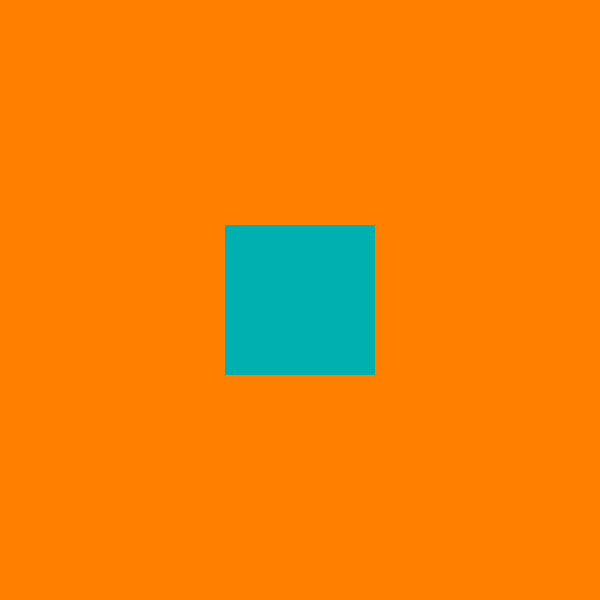
Frame 1 (no input)
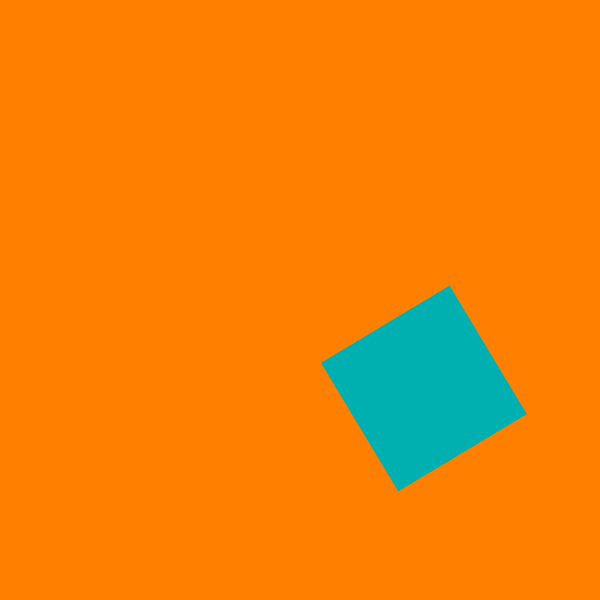
Frame 60 (the mouse pressed at the canvas centre just before this capture)
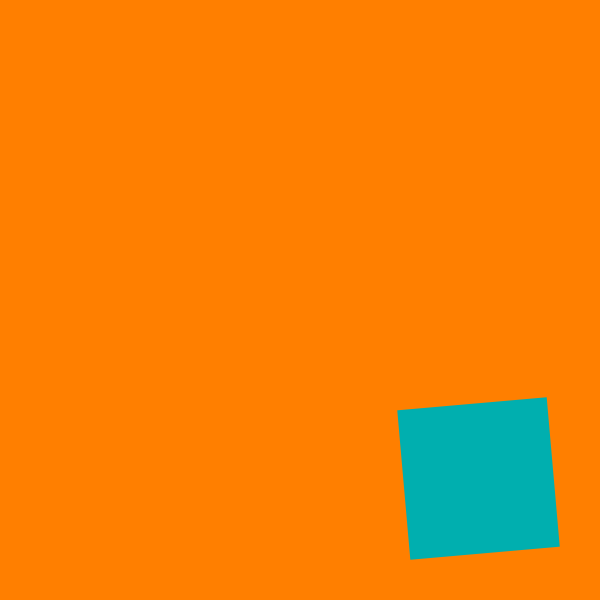
Frame 120 (the mouse held since frame 60 and released just before this capture)

The Processing sketch that drew these frames (run headless with seeded random() and noise(); from frame 60 on, the mouse is pressed at the canvas centre):

// Processing sketch: square
// ── square.pde
float x, y, w;
float spdX, spdY, theta, rotSpd;
float cornerRadiusOffset, dynamicRadius, collisionTheta;



void setup(){
  background(0);
  noFill();
  size(600, 600);
  fill(0, 175, 175);           
  noStroke();
  x= width/2;
  y= height/2;
  w=150;
  spdX= 2.1;
  spdY= 1.5;
  rotSpd = PI/180;


  
}


void draw(){
  background(255, 127, 0);
  
  pushMatrix();
  translate(x, y);
  rotate(theta);
  rect(-w/2, -w/2, w, w);
  popMatrix();
  
  x +=spdX;
  y +=spdY;
  theta +=rotSpd;
  
  collide();
  
}

void collide(){
  
 cornerRadiusOffset = w/2 /cos(PI/4) -w/2 ;
 dynamicRadius = abs(sin(collisionTheta) * cornerRadiusOffset);
 
  if( ((width -x) < w/2+dynamicRadius) || (x< w/2 + dynamicRadius))  {
    spdX *= -1;
    rotSpd *=-1;

  }
  
  if( ((height -y) < (w/2 +dynamicRadius)) || (y< w/2 +dynamicRadius))  {
    spdY *= -1;
    rotSpd *=-1;

  }
  
  collisionTheta += rotSpd*2;
}
  
  

  
